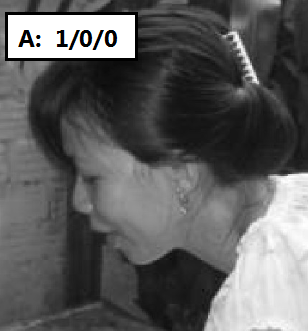
%> input picture Pic/1.png, 308 x 331 px
$ octave MirrorAndRotate.m   (GNU Octave 9; MATLAB toolbox functions it lacks are replaced by stand-ins)
%> lines starting %> are read from the running program, lines starting %| are printed output that depends on the picture
Image1=imread('E:\课程记录\研究生-渥太华大学\2016Winter\ELG7172 Topics in Signal Processing\Project-Face Detection\PositiveTrainingSetOri(1-400)\1.png');
%> Image1 is the input picture: size 331x308x3 uint8; mean R, G, B 93.4, 93.4, 93.4

Image1 = imresize(Image1,[20,20]);
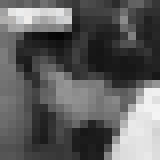
%> Image1: size 20x20x3 uint8 (shown 8 times larger); mean R, G, B 93.5, 93.5, 93.5
Image2=rgb2gray(Image1);
Image2=imrotate(Image2,-15,'bicubic');
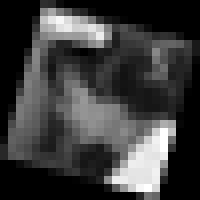
%> Image2: size 25x25 uint8 (shown 8 times larger); min 0, max 255, mean 60.7
Image3=imrotate(Image1,15,'bilinear');
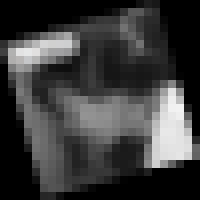
%> Image3: size 25x25x3 uint8 (shown 8 times larger); mean R, G, B 59.8, 59.8, 59.8
Image3=rgb2gray(Image3);
%> Image3: size 25x25 uint8
Image4=fliplr(rgb2gray(Image1));
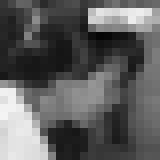
%> Image4: size 20x20 uint8 (shown 8 times larger); min 5, max 244, mean 93.5; mean of the top-left, top-right, bottom-left and bottom-right quarters 48.5, 97.9, 143.7, 83.8
%%
%> (the run ends here)

$ run again, with Pic/10.png copied over Pic/1.png
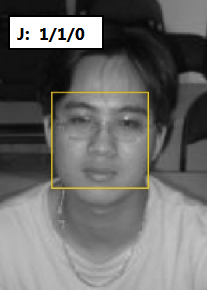
%> input picture Pic/10.png, 207 x 290 px
%> Image1 is the input picture: size 290x207x3 uint8; mean R, G, B 108.7, 108.4, 106.9
%> Image1: size 20x20x3 uint8
%> `Image3=imrotate(Image1,15,'bilinear');`:
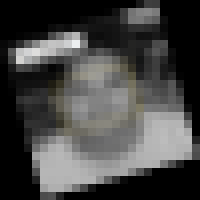
%> Image3: size 25x25x3 uint8 (shown 8 times larger); mean R, G, B 69.5, 69.3, 68.4
%> `Image4=fliplr(rgb2gray(Image1));`:
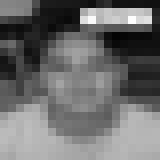
%> Image4: size 20x20 uint8 (shown 8 times larger); min 3, max 253, mean 108.3; mean of the top-left, top-right, bottom-left and bottom-right quarters 66.4, 86.9, 144.6, 135.3

$ run again, with Pic/11.png copied over Pic/1.png
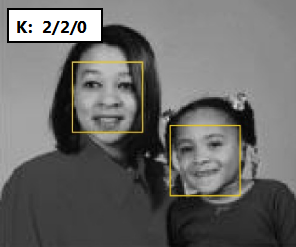
%> input picture Pic/11.png, 296 x 247 px
%> Image1 is the input picture: size 247x296x3 uint8; mean R, G, B 106.2, 105.9, 104.3
%> Image1: size 20x20x3 uint8
%> `Image3=imrotate(Image1,15,'bilinear');`:
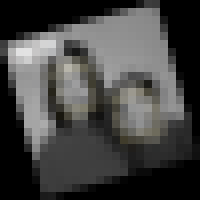
%> Image3: size 25x25x3 uint8 (shown 8 times larger); mean R, G, B 68, 67.7, 66.7
%> `Image4=fliplr(rgb2gray(Image1));`:
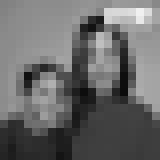
%> Image4: size 20x20 uint8 (shown 8 times larger); min 12, max 240, mean 105.8; mean of the top-left, top-right, bottom-left and bottom-right quarters 132.5, 134.8, 82.2, 73.5

$ run again, with Pic/12.png copied over Pic/1.png
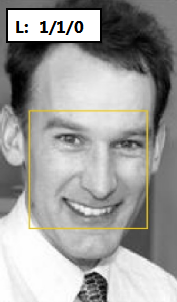
%> input picture Pic/12.png, 177 x 302 px
%> Image1 is the input picture: size 302x177x3 uint8; mean R, G, B 158.9, 158.5, 156.5
%> Image1: size 20x20x3 uint8
%> `Image3=imrotate(Image1,15,'bilinear');`:
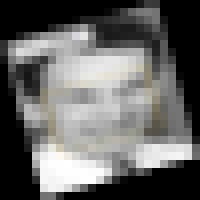
%> Image3: size 25x25x3 uint8 (shown 8 times larger); mean R, G, B 101.8, 101.5, 100.2
%> `Image4=fliplr(rgb2gray(Image1));`:
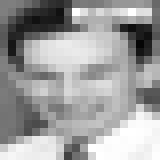
%> Image4: size 20x20 uint8 (shown 8 times larger); min 5, max 255, mean 158.5; mean of the top-left, top-right, bottom-left and bottom-right quarters 124, 152.8, 158.4, 198.9
